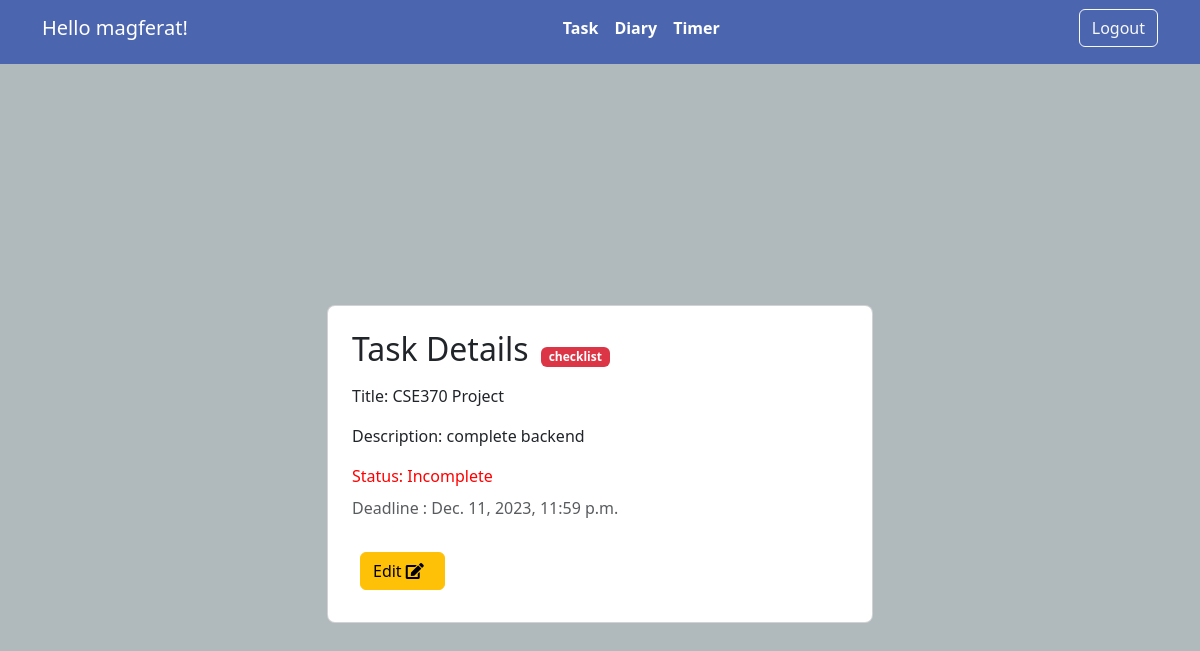
/task/34/ (signed in), run on the app's committed database.
### base/models.py (models this page shows, shortened)
class MyTask(models.Model):
    userID = models.ForeignKey(User, on_delete=models.CASCADE)
    title = models.CharField(max_length=200)
    discription = models.TextField(null=True, blank=True)
    deadline = models.DateTimeField(null= True, blank= True)
    status = models.BooleanField(default=False)

### base/views.py (the view)
# urls.py: path('task/<int:pk>/', Task_Detail.as_view(), name='task'),
class Task_Detail(LoginRequiredMixin,DetailView):
      model = MyTask
      context_object_name = 'task'

### base/templates/base/mytask_detail.html (shortened to what this page needs)
<!DOCTYPE html>
<html lang="en">
<head>
    <link href="https://cdn.jsdelivr.net/npm/bootstrap@5.3.0/dist/css/bootstrap.min.css" rel="stylesheet">
    <link href="https://cdnjs.cloudflare.com/ajax/libs/font-awesome/5.15.4/css/all.min.css" rel="stylesheet">
</head>
<body>
    {% include 'base/navbar.html' %}
    <section class="vh-100" style="background-color: #b0babd;">
        <div class="container py-5 h-100">
            <div class="row d-flex justify-content-center align-items-center h-100">
                <div class="col col-lg-8 col-xl-6">
                    <div class="card rounded-3">
                        <div class="card-body p-4">
                            <p class="mb-2"><span class="h2 me-2">Task Details</span> <span
                                    class="badge bg-danger">checklist</span></p>
                            <ul class="list-group rounded-0">
                                <li class="list-group-item border-0 d-flex align-items-center ps-0">
                                    Title: {{ task.title }}
                                </li>
                                <li class="list-group-item border-0 d-flex align-items-center ps-0">
                                    Description: {{task.discription}}
                                </li>
                                {% if task.status %}
                                <li class="list-group-item border-0 d-flex align-items-center ps-0"
                                    style="color: green;">
                                    Status: Complete
                                </li>
                                {% else %}
                                <li class="list-group-item border-0 d-flex align-items-center ps-0" style="color: red;">
                                    Status: Incomplete
                                </li>
                                {% endif %}
                            </ul>
                            <li class="list-group-item border-0 d-flex align-items-center ps-0">
                                <p class="text-muted pb-2">Deadline : {{ task.deadline }}</p>
                            </li>
                            <li class="list-group-item border-0 d-flex align-items-center">
                                <a class="btn btn-warning custom-button m-2" href="{% url 'task-edit' task.id %}">
                                    Edit <i class="fas fa-edit me-2"></i></a>
                            </li>
                        </div>
                    </div>
                </div>
            </div>
        </div>
    </section>
</body>
</html>

### base/templates/base/navbar.html (shortened to what this page needs)
<!DOCTYPE html>
<html lang="en">
<head>
    <link href="https://cdn.jsdelivr.net/npm/bootstrap@5.3.0/dist/css/bootstrap.min.css" rel="stylesheet">
</head>
<body>
    <nav class="navbar navbar-expand-lg pb-3" style="background-color: #4c65af;">
        <div class="container">
            {% if request.user.is_authenticated %}
            <a class="navbar-brand" href="#" style="color: white;">Hello {{ request.user }}!</a>
            <div class="collapse navbar-collapse justify-content-center" id="navbarNav">
                <ul class="navbar-nav">
                    <li class="nav-item">
                        <a class="nav-link nav-custom-link" href="{% url 'allTask' %}">Task</a>
                    </li>
                    <li class="nav-item">
                        <a class="nav-link nav-custom-link" href="{% url 'create_note' %}">Diary</a>
                    </li>
                    <li class="nav-item">
                        <a class="nav-link nav-custom-link" href="{% url 'timer' %}">Timer</a>
                    </li>
                </ul>
            </div>
            <div class="navbar-nav ms-auto">
                <form id="logoutForm" action="{% url 'logout' %}" method="post">
                    <button class="btn btn-outline-light" type="submit">Logout</button>
                </form>
            </div>
            {% else %}
            <ul class="navbar-nav">
                <li class="nav-item">
                    <a class="nav-link" href="{% url 'login' %}" style="color: white;">Login</a>
                </li>
            </ul>
            {% endif %}
        </div>
    </nav>
</body>
</html>

### base/templates/base/mytask_detail.html (style rules this page uses)
.custom-button { background-color: #8fafc2; border-color: #8fafc2; margin: px; }

### base/templates/base/navbar.html (style rules this page uses)
.nav-custom-link { color: #ffffff !important; font-weight: bold; }

### data on the page
MyTask: title "CSE370 Project", discription "complete backend", deadline "Dec. 11, 2023, 11:59 p.m."

### other printed values
{{ request.user }} "magferat"
